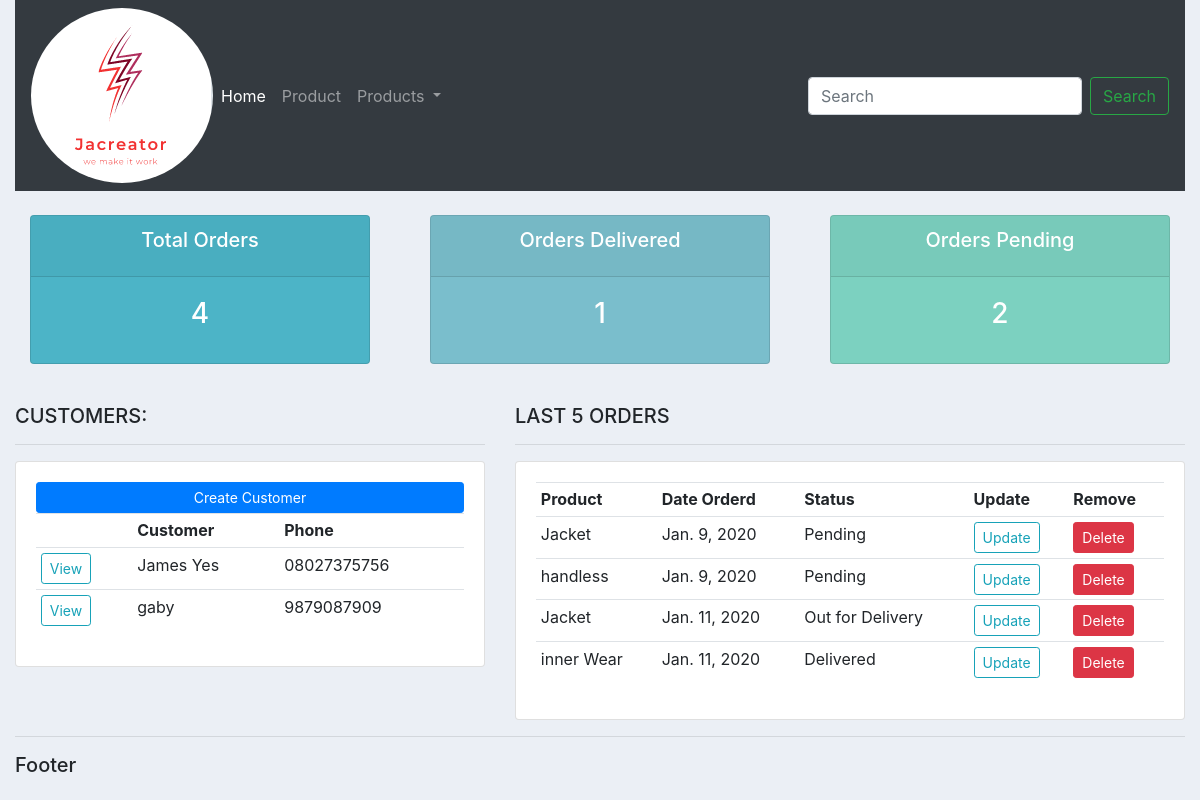
The app's page /, older data.
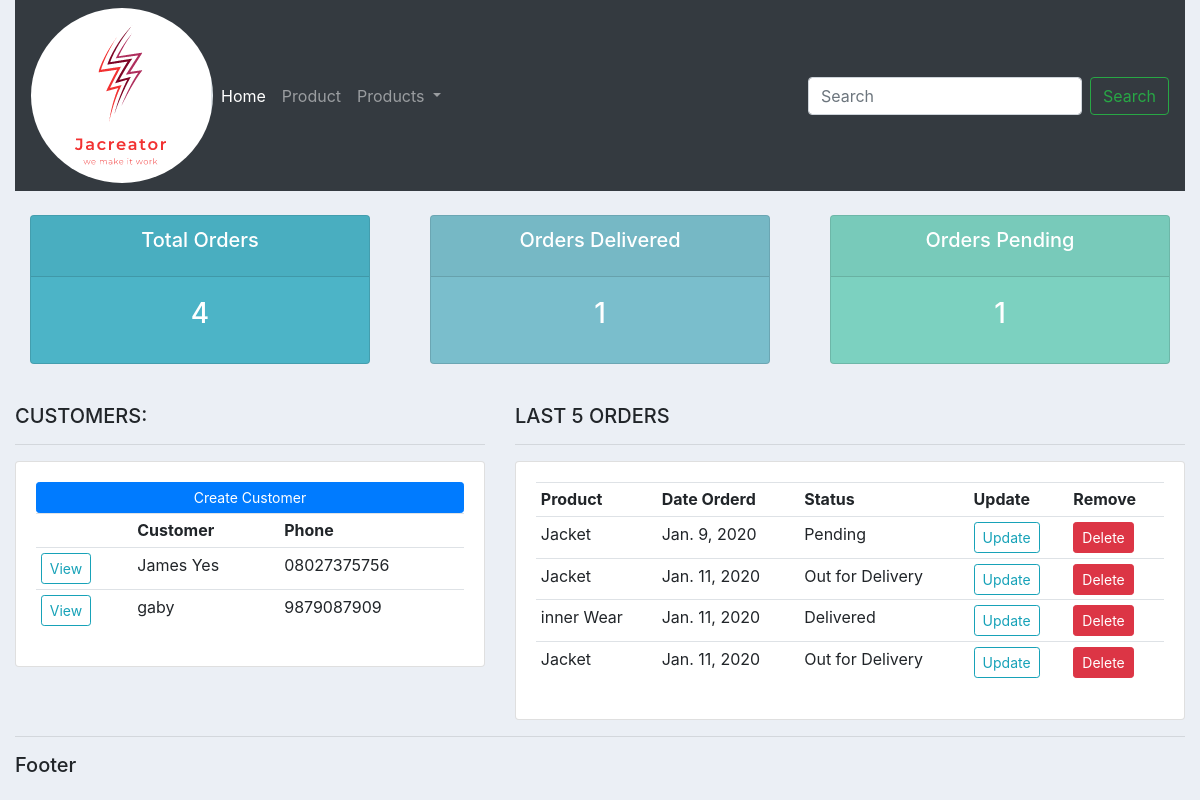
The same page, newer data.
### customerAdminApp/models.py (models this page shows, shortened)
class Customer(models.Model):
    name = models.CharField(max_length=200, blank=True, null=True)
    phoneNumber = models.CharField(max_length=200, blank=True, null=True)
    email = models.CharField(max_length=200, blank=True, null=True)
    date = models.DateField(auto_now_add=True)

class Order(models.Model):
    STATUS = (
        ('Pending', 'Pending'),
        ('Out for Delivery', 'Out for Delivery'),
        ('Delivered', 'Delivered')
    )
    customer = models.ForeignKey(Customer, null=True, on_delete= models.SET_NULL) #one to many relationship
    product = models.ForeignKey(Product, null=True, on_delete= models.SET_NULL)
    date = models.DateField(auto_now_add=True)
    status  = models.CharField(max_length=200, blank=True, null=True, choices=STATUS)
    note = models.CharField(max_length=1000, blank=True, null=True)

class Product(models.Model):
    CATEGORY = (
        ('Indoor', 'Indoor'),
        ('Out door', 'Out door'),
    )
    name = models.CharField(max_length=200, blank=True, null=True)
    price = models.FloatField(blank=True, null=True)
    category = models.CharField(max_length=200, blank=True, null=True, choices=CATEGORY)
    description =  models.CharField(max_length=200, blank=True, null=True)
    date_created = models.DateField(auto_now_add=True)
    tags = models.ManyToManyField(Tag)
    def __str__(self):
        return self.name

### customerAdminApp/views.py (the view)
# urls.py: 2. Add a URL to urlpatterns:  path('', views.home, name='home')
def home(request):
    orders = Order.objects.all()
    customers = Customer.objects.all()
    total_ordering = orders.count()
    total_customers = customers.count()
    pending = orders.filter(status='Pending').count()
    delivered = orders.filter(status='Delivered').count()
    out = orders.filter(status='Out for Delivery').count()
    context = {
        'orders': orders, 'customers': customers,
        'orders_ordering': total_ordering, 'total_customers': total_customers,
        'pending': pending, 'delivered': delivered, 'out': out,
    }
    return render(request, 'customerAdminApp/dashboard.html', context)

### customerAdminApp/templates/customerAdminApp/dashboard.html
{% extends "customerAdminApp/main.html" %}
{% block content %}
{% include "customerAdminApp/status.html" %}
<br>
<div class="row">
    <div class="col-md-5">
        <h5>CUSTOMERS:</h5>
        <hr>
        <div class="card card-body">
            <a class="btn btn-primary  btn-sm btn-block" href="">Create Customer</a>
            <table class="table table-sm">
                <tr>
                    <th></th>
                    <th>Customer</th>
                    <th>Phone</th>
                </tr>
                {% for customer in customers %}
                <tr>
                    <td><a class="btn btn-sm btn-outline-info" href="{% url 'customer' customer.id %}">View</a></td>
                    <td>{{customer.name}}</td>
                    <td>{{customer.phoneNumber}}</td>
                </tr>
                {% endfor%}
            </table>
        </div>
    </div>
    <div class="col-md-7">
        <h5>LAST 5 ORDERS</h5>
        <hr>
        <div class="card card-body">
            <table class="table table-sm">
                <tr>
                    <th>Product</th>
                    <th>Date Orderd</th>
                    <th>Status</th>
                    <th>Update</th>
                    <th>Remove</th>
                </tr>
                {% for order in orders %}
                <tr>
                    <td>{{order.product}}</td>
                    <td>{{order.date}}</td>
                    <td>{{order.status}}</td>
                    <td><a class="btn btn-sm btn-outline-info" href="{% url 'update_order' order.id %}">Update</a></td>
                    <td><a class="btn btn-sm btn-danger" href="{% url 'delete_order' order.id %}">Delete</a></td>
                </tr>
                {% endfor%}
            </table>
        </div>
    </div>
</div>
{% endblock%}

Row changes from the older to the newer data that the page shows:
removed Order: product "handless", date "Jan. 9, 2020", status "Pending"
added Order: product "Jacket", date "Jan. 11, 2020", status "Out for Delivery"
Text that changed along with them:
{{ pending }}: "2" → "1"
